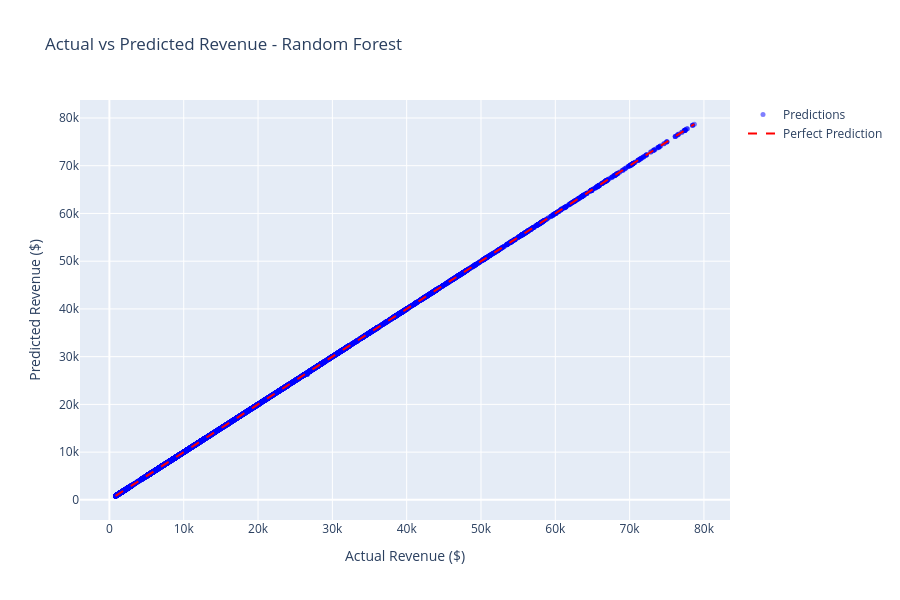

The code cell stored with this chart in its notebook:
### Markdown cell above
### 5.5 Actual vs Predicted (Best Model)

### Code cell
# Get best model predictions
best_predictions = results[best_model_name]['predictions']

# Create scatter plot
fig = go.Figure()

# Actual vs Predicted scatter
fig.add_trace(go.Scatter(
    x=y_test, y=best_predictions,
    mode='markers',
    name='Predictions',
    marker=dict(size=5, color='blue', opacity=0.5)
))

# Perfect prediction line
min_val = min(y_test.min(), best_predictions.min())
max_val = max(y_test.max(), best_predictions.max())
fig.add_trace(go.Scatter(
    x=[min_val, max_val], y=[min_val, max_val],
    mode='lines',
    name='Perfect Prediction',
    line=dict(color='red', dash='dash', width=2)
))

fig.update_layout(
    title=f'Actual vs Predicted Revenue - {best_model_name}',
    xaxis_title='Actual Revenue ($)',
    yaxis_title='Predicted Revenue ($)',
    height=600
)
fig.show()

### Figure 1 — Plotly figure (JSON) as saved in the notebook; plotly's stock layout.template omitted (floating-point values rounded to 4 significant figures; data arrays with more than 128 entries replaced by an {"elided": "..."} marker saying what was removed)
{"data": [{"marker": {"color": "blue", "opacity": 0.5, "size": 5}, "mode": "markers", "name": "Predictions", "type": "scatter", "x": {"elided": "12814 float values"}, "y": {"elided": "12814 float values"}}, {"line": {"color": "red", "dash": "dash", "width": 2}, "mode": "lines", "name": "Perfect Prediction", "type": "scatter", "x": [837.5, 78710.0], "y": [837.5, 78710.0]}], "layout": {"height": 600, "title": {"text": "Actual vs Predicted Revenue - Random Forest"}, "xaxis": {"title": {"text": "Actual Revenue ($)"}}, "yaxis": {"title": {"text": "Predicted Revenue ($)"}}}}
